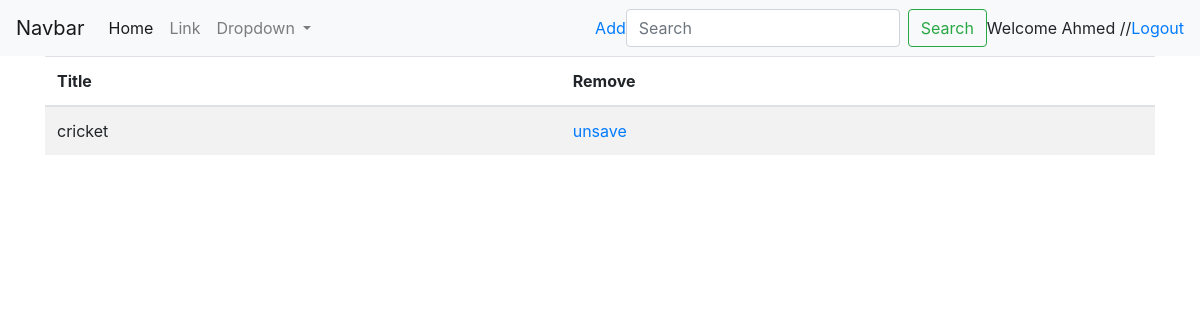
The page /favorites (signed in) on the database as committed earlier.
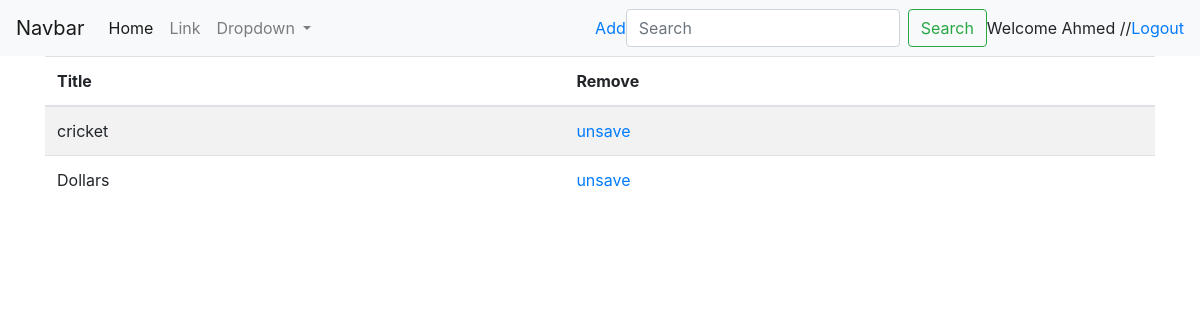
The same page on the database as committed later.
### blog/models.py (models this page shows, shortened)
class Favorite(models.Model):
    created = models.DateTimeField(auto_now_add=True)
    user = models.ForeignKey(User, on_delete=models.CASCADE)
    blog = models.ForeignKey(Blog, on_delete=models.CASCADE)

class Blog(models.Model):
    category = (
        ('Sports', 'Sports'),
        ('Business', 'Business'),
        ('Computer', 'Computer'),
        ('Entertainment', 'Entertainment'),
        ('Games', 'Games'),
        ('Family', 'Family'),
        ('Travel', 'Travel'),
        ('Fashion', 'Fashion'),
        ('Politics', 'Politics'),
        ('Pets', 'Pets'),
    )
    category = models.CharField(max_length=13, blank=True,null=True, choices= category)
    title = models.CharField(max_length=100)
    content = models.CharField(max_length=1000, null=True,blank=True)
    created = models.DateTimeField(auto_now_add=True)
    user = models.ForeignKey(User, on_delete=models.CASCADE)
    def __str__(self):
        return self.title

### blog/views.py (the view)
# urls.py: path('favorites', favorites, name='favorites'),
@login_required
def favorites(request):
    fav = Favorite.objects.filter(user__exact=request.user)
    return render(request, 'favorites.html',  {'fav': fav})

### templates/favorites.html (shortened to what this page needs)
{% extends "base.html" %}
{% load static %}
{% block body %}
<nav class="navbar navbar-expand-lg navbar-light bg-light">
  <a class="navbar-brand" href="{% url 'home' %}">Navbar</a>
  <div class="collapse navbar-collapse" id="navbarSupportedContent">
    <ul class="navbar-nav mr-auto">
      <li class="nav-item active">
        <a class="nav-link" href="{% url 'home' %}">Home <span class="sr-only">(current)</span></a>
      </li>
      <li class="nav-item">
        <a class="nav-link" href="#">Link</a>
      </li>
      <li class="nav-item dropdown">
        <a class="nav-link dropdown-toggle" href="#" id="navbarDropdown" role="button" data-toggle="dropdown" aria-haspopup="true" aria-expanded="false">
          Dropdown
        </a>
      </li>
    </ul>
       <a class="" href="{% url 'add_blog' %}">Add</a>
    <form class="form-inline my-2 my-lg-0">
      <input class="form-control mr-sm-2" type="search" placeholder="Search" aria-label="Search">
      <button class="btn btn-outline-success my-2 my-sm-0" type="submit">Search</button>
        Welcome {{ user.get_username }} //
     <a class="" href="{% url 'logout' %}">Logout</a>
    </form>
  </div>
</nav>
<div class="container">
<table class="table table-striped">
  <thead>
    <tr>
      <th scope="col">Title</th>
      <th scope="col">Remove</th>
    </tr>
  </thead>
  <tbody>
    {% for fav in fav %}
    <tr>
      <td>{{ fav.blog }}</td>
      <td>
          <a href="{% url 'deletefav' fav.id %}">unsave</a>
          </td>
    </tr>
{% endfor %}
  </tbody>
</table>
</div>
{% endblock %}

Rows that differ between the two databases and show on the page:
added Favorite: blog "Dollars"
